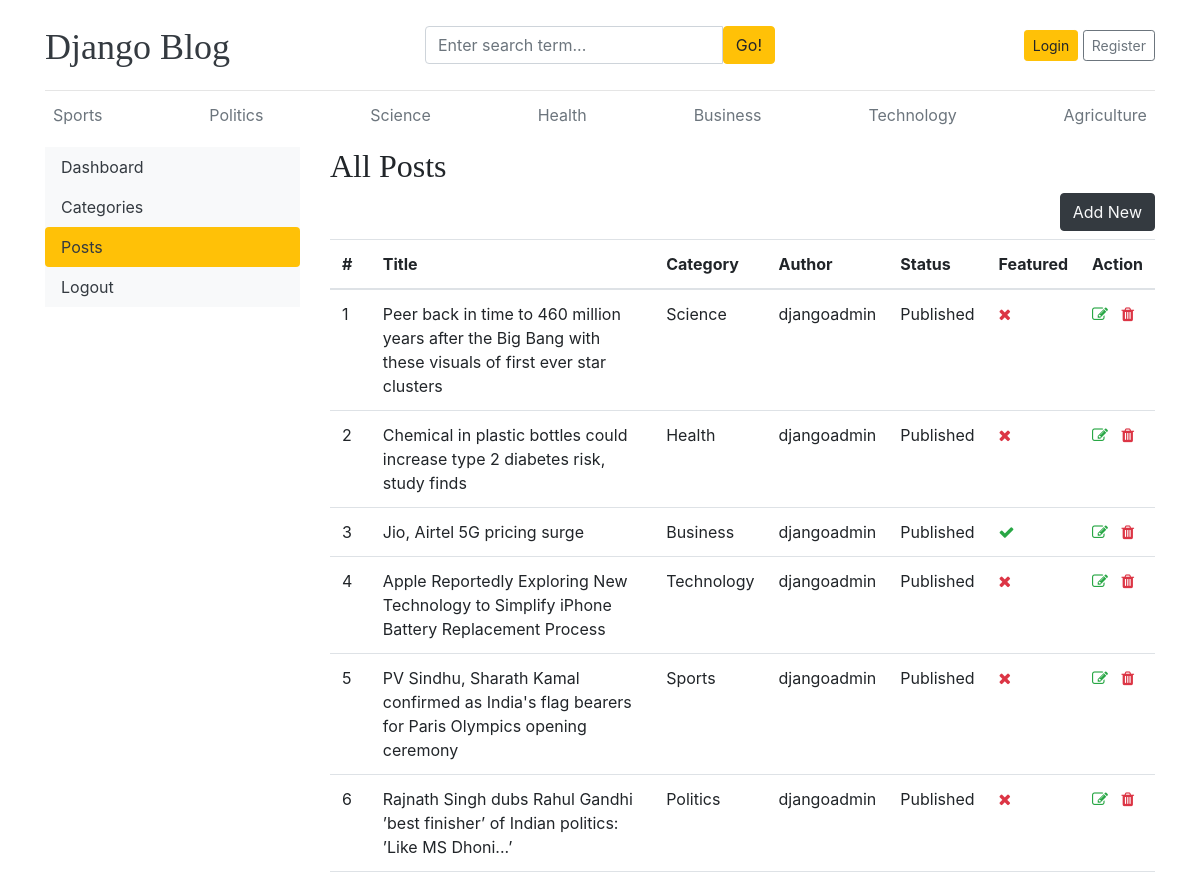
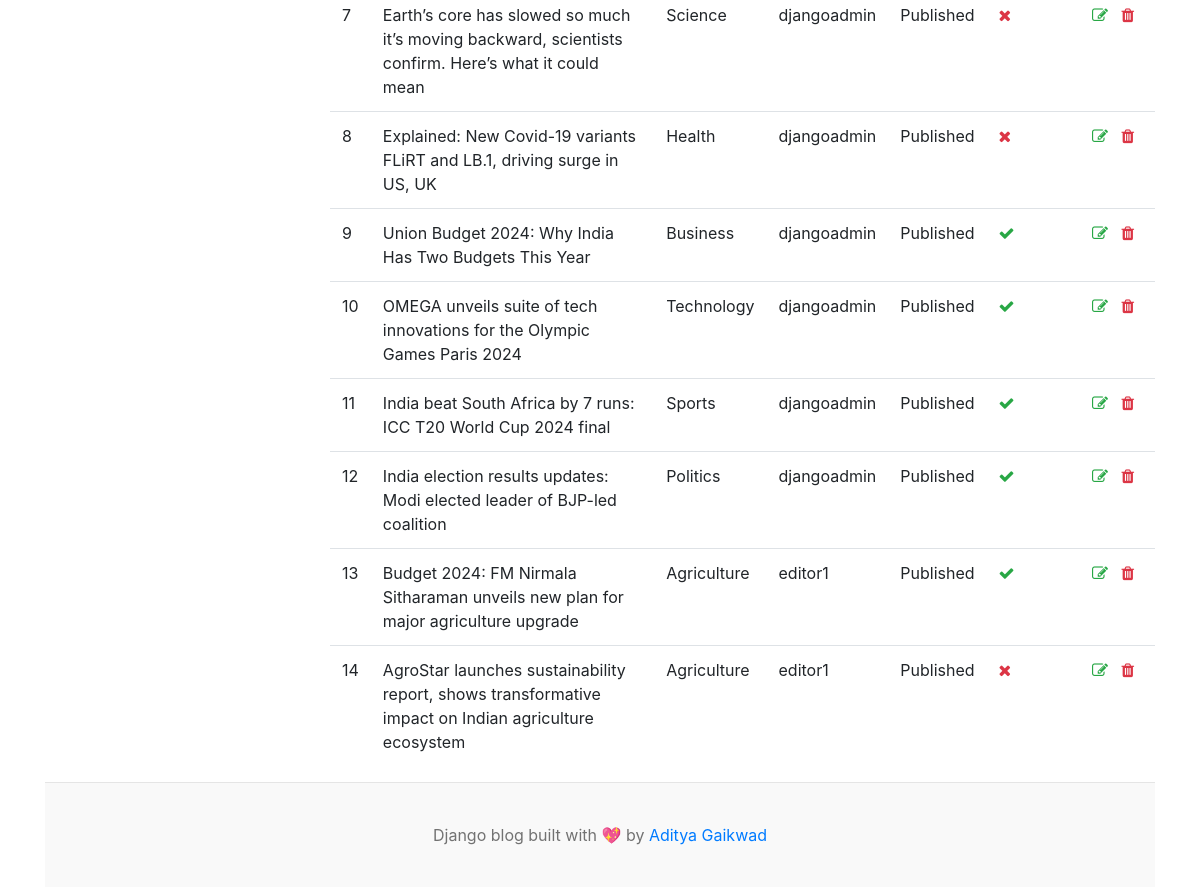
The app's page /dashboard/posts/ with its own data (2 pictures, top to bottom).
### blogs/models.py (models this page shows, shortened)
class Category(models.Model):
    category_name = models.CharField(max_length=50, unique=True)
    created_at = models.DateTimeField(auto_now_add=True)
    updated_at = models.DateTimeField(auto_now=True)
    class Meta:
        verbose_name_plural = 'categories'
    def __str__(self): # string representation of particular model
        return self.category_name

class Blog(models.Model):
    title = models.CharField(max_length=150)
    slug = models.SlugField(max_length=150, unique=True, blank=True)
    category = models.ForeignKey(Category, on_delete=models.CASCADE)
    author = models.ForeignKey(User, on_delete=models.CASCADE)
    featured_image = models.ImageField(upload_to='uploads/%Y/%m/%d')
    short_description = models.TextField(max_length=500)
    blog_body = models.TextField(max_length=2000)
    status = models.CharField(max_length=20, choices=STATUS_CHOICES, default="Draft")
    is_featured = models.BooleanField(default=False)
    created_at = models.DateTimeField(auto_now_add=True)
    updated_at = models.DateTimeField(auto_now=True)

### dashboards/views.py (the view)
# urls.py: path('posts/', views.posts, name='posts'),
def posts(request):
    posts = Blog.objects.all()
    context = {
        'posts': posts,
    }
    return render(request, 'dashboard/posts.html', context)

### blogs/context_processors.py (called while the page is built)
def get_categories(request):
    categories = Category.objects.all()
    return dict(categories=categories)

def get_social_links(request):
    social_links = SocialLink.objects.all()
    return dict(social_links=social_links)

### templates/dashboard/posts.html (shortened to what this page needs)
{% extends "base.html" %}
{% block content %}
<div class="row">
    {% include 'dashboard/sidebar.html' %}
    <div class="col-md-9">
        <h2>All Posts</h2>
        <a href="{% url 'add_posts' %}" class="btn btn-dark text-light float-right mb-2">Add New</a>
        <table class="table table-hover">
            <thead>
              <tr>
                <th>#</th>
                <th>Title</th>
                <th>Category</th>
                <th>Author</th>
                <th>Status</th>
                <th>Featured</th>
                <th>Action</th>
              </tr>
            </thead>
            <tbody>
            {% for post in posts %}
              <tr>
                <td>{{ forloop.counter }}</td>
                <td>{{ post.title }}</td>
                <td>{{ post.category }}</td>
                <td>{{ post.author }}</td>
                <td>{{ post.status }}</td>
                <td>{% if post.is_featured %}<i class="fa fa-check text-success"></i>{% else %}<i class="fa fa-times text-danger"></i>{% endif %}</td>
                <td>
                    <a href="{% url 'edit_posts' post.id %}"><i class="fa fa-edit text-success"></i></a>
                    <a href="{% url 'delete_posts' post.id %}"><i class="fa fa-trash text-danger"></i></a>
                </td>
              </tr>
            {% endfor %}
            </tbody>
          </table>
    </div>
</div>
{% endblock %}

### templates/base.html (shortened to what this page needs)
{% load static %}
<!DOCTYPE html>
<html lang="en">
<head>
    <link href="https://getbootstrap.com/docs/4.0/dist/css/bootstrap.min.css" rel="stylesheet">
    <link href="{% static 'css/blog.css' %}" rel="stylesheet">
    <link rel="stylesheet" href="https://cdnjs.cloudflare.com/ajax/libs/font-awesome/4.7.0/css/font-awesome.min.css">
  </head>
<body>
    <div class="container">
      <header class="blog-header py-3">
        <div class="row flex-nowrap justify-content-between align-items-center">
          <div class="col-4 pt-1">
            <a class="blog-header-logo text-dark" href="/">Django Blog</a>
          </div>
          <div class="col-4">
            <form action="{% url 'search'%}">
              <div class="input-group">
                <input class="form-control" type="text" name="keyword" value="{{ keyword }}" placeholder="Enter search term..." aria-label="Enter search term..." aria-describedby="button-search" />
                <button class="btn btn-warning" id="button-search" type="submit">Go!</button>
              </div>
            </form>
          </div>
          <div class="col-4 d-flex justify-content-end align-items-center">
            {% if not user.is_authenticated %}
            <a class="btn btn-sm btn-warning" href="{% url 'login' %}">Login</a> &nbsp;
            <a class="btn btn-sm btn-outline-secondary" href="{% url 'register'%}">Register</a>
            {% else %}
            <span><a href="{% url 'dashboard' %}">Dashboard</a></span>
            &emsp;
            <span><a href="{% url 'logout' %}">Logout</a></span>
            {% endif %}
          </div>
        </div>
      </header>
      <div class="nav-scroller py-1 mb-2">
        <nav class="nav d-flex justify-content-between">
          {% for cat in categories %}
          <a class="p-2 text-muted" href="{% url 'posts_by_category' cat.id %}">{{ cat.category_name }}</a>
          {% endfor %}
        </nav>
      </div>
{% block content %}
{% endblock %}
<footer class="blog-footer">
    <p>Django blog built with 💖 by <a href="#">Aditya Gaikwad</a></p>
  </footer>
  </body>
  </html>

### blog_main/static/css/blog.css (style rules this page uses)
.blog-header { border-bottom: 1px solid #e5e5e5; }
.blog-header-logo { font-family: "Playfair Display", Georgia, "Times New Roman", serif; font-size: 2.25rem; }
h1, h2, h3, h4, h5, h6 { font-family: "Playfair Display", Georgia, "Times New Roman", serif; }
.blog-footer { padding: 2.5rem 0; color: #727272; text-align: center; background-color: #f9f9f9; border-top: .05rem solid #e5e5e5; }
.blog-footer p:last-child { margin-bottom: 0; }

### records on screen
Category: category_name "Sports"
Category: category_name "Politics"
Category: category_name "Science"
Category: category_name "Health"
Category: category_name "Business"
Category: category_name "Technology"
Category: category_name "Agriculture"
Blog: title "Peer back in time to 460 million years after the Big Bang with these visuals of first ever star clusters", category "Science", author "djangoadmin", status "Published", is_featured False (drawn)
Blog: title "Chemical in plastic bottles could increase type 2 diabetes risk, study finds", category "Health", author "djangoadmin", status "Published", is_featured False (drawn)
Blog: title "Jio, Airtel 5G pricing surge", category "Business", author "djangoadmin", status "Published", is_featured True (drawn)
Blog: title "Apple Reportedly Exploring New Technology to Simplify iPhone Battery Replacement Process", category "Technology", author "djangoadmin", status "Published", is_featured False (drawn)
Blog: title "PV Sindhu, Sharath Kamal confirmed as India's flag bearers for Paris Olympics opening ceremony", category "Sports", author "djangoadmin", status "Published", is_featured False (drawn)
Blog: title "Rajnath Singh dubs Rahul Gandhi ’best finisher’ of Indian politics: ’Like MS Dhoni...’", category "Politics", author "djangoadmin", status "Published", is_featured False (drawn)
Blog: title "Earth’s core has slowed so much it’s moving backward, scientists confirm. Here’s what it could mean", category "Science", author "djangoadmin", status "Published", is_featured False (drawn)
Blog: title "Explained: New Covid-19 variants FLiRT and LB.1, driving surge in US, UK", category "Health", author "djangoadmin", status "Published", is_featured False (drawn)
Blog: title "Union Budget 2024: Why India Has Two Budgets This Year", category "Business", author "djangoadmin", status "Published", is_featured True (drawn)
Blog: title "OMEGA unveils suite of tech innovations for the Olympic Games Paris 2024", category "Technology", author "djangoadmin", status "Published", is_featured True (drawn)
Blog: title "India beat South Africa by 7 runs: ICC T20 World Cup 2024 final", category "Sports", author "djangoadmin", status "Published", is_featured True (drawn)
Blog: title "India election results updates: Modi elected leader of BJP-led coalition", category "Politics", author "djangoadmin", status "Published", is_featured True (drawn)
Blog: title "Budget 2024: FM Nirmala Sitharaman unveils new plan for major agriculture upgrade", category "Agriculture", author "editor1", status "Published", is_featured True (drawn)
Blog: title "AgroStar launches sustainability report, shows transformative impact on Indian agriculture ecosystem", category "Agriculture", author "editor1", status "Published", is_featured False (drawn)
